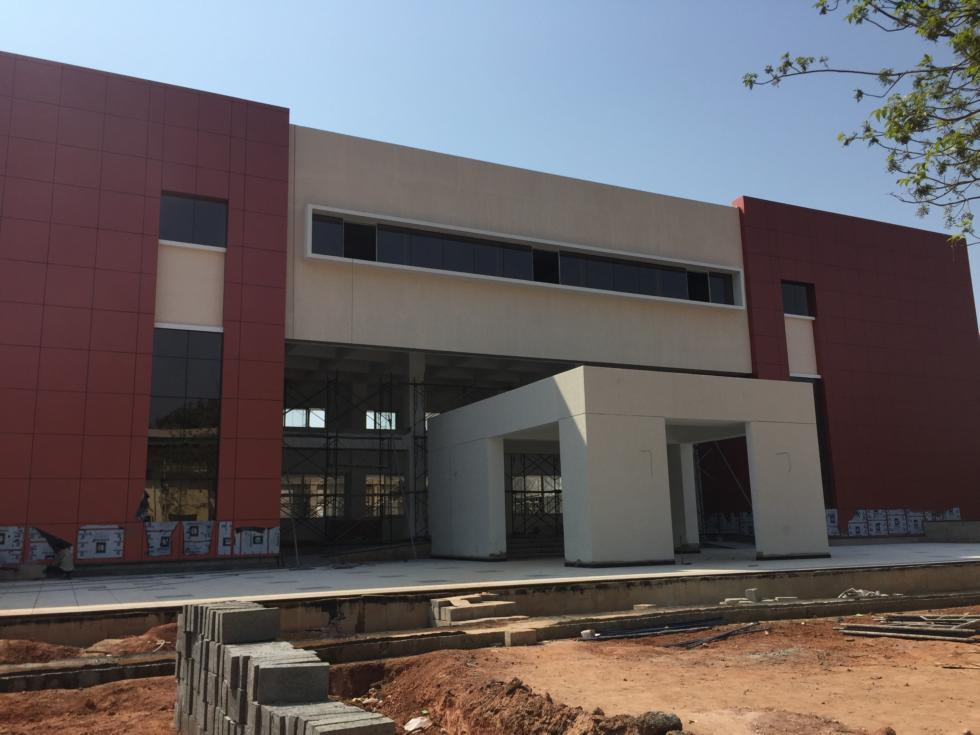
%> input picture img/New_Department/IMG_6286.jpg, 980 x 735 px
$ octave feature_one.m   (GNU Octave 9; MATLAB toolbox functions it lacks are replaced by stand-ins)
%> lines starting %> are read from the running program, lines starting %| are printed output that depends on the picture
%% To compare to images using matlab functions

I1 = rgb2gray(imread('/home/vidit/Features/img/New_Department/IMG_6286.jpg'));
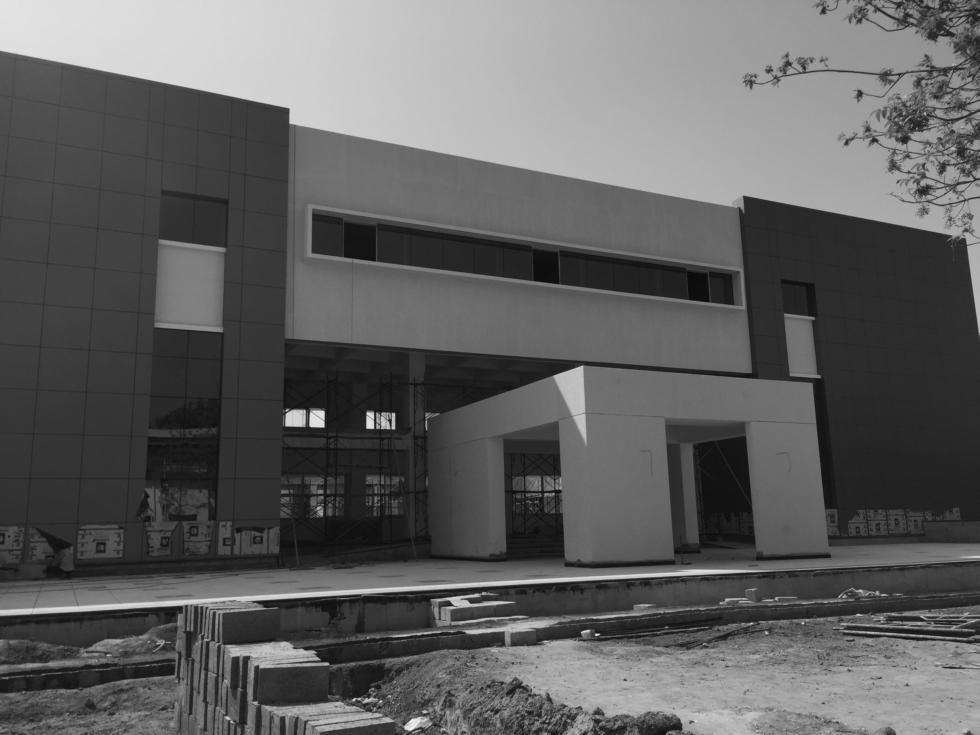
%> I1: size 735x980 uint8; min 1, max 251, mean 96
I2 = rgb2gray(imread('/home/vidit/Features/img/New_Department/IMG_6287.jpg'));
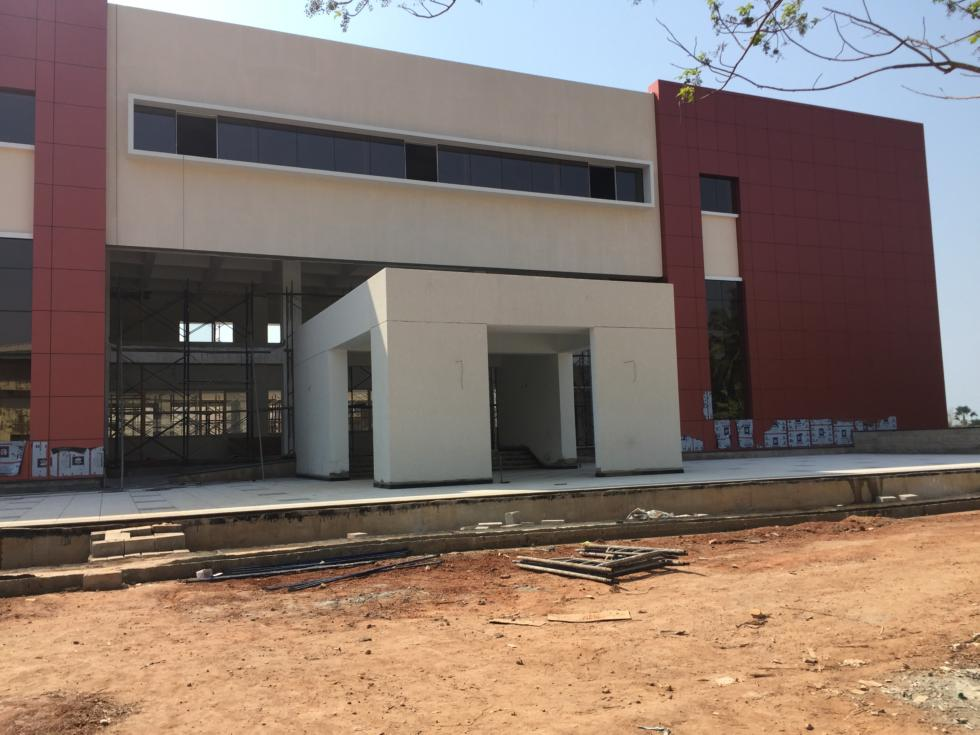
%> input picture img/New_Department/IMG_6287.jpg, 980 x 735 px
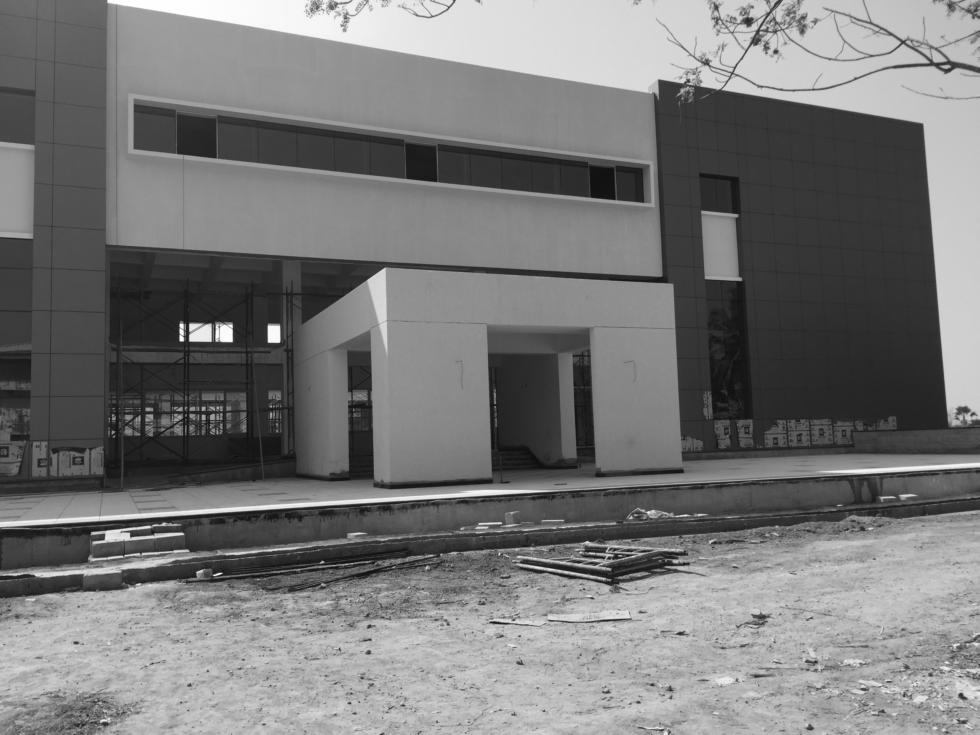
%> I2: size 735x980 uint8; min 1, max 255, mean 119.6

points1 = detectHarrisFeatures(I1);
%> points1 = 846 points; strongest (x, y): (597, 635), (374, 428), (368, 428), (324, 427), (394, 429)
points2 = detectHarrisFeatures(I2);
%> points2 = 880 points; strongest (x, y): (182, 341), (232, 342), (269, 342), (191, 341), (280, 342)

[features1,valid_points1] = extractFeatures(I1,points1);
%> valid_points1 = 382 points; strongest (x, y): (597, 635), (374, 428), (368, 428), (324, 427), (394, 429)
dataFeatures = length(features1);
%> dataFeatures = 1
[features2,valid_points2] = extractFeatures(I2,points2);
%> valid_points2 = 542 points; strongest (x, y): (182, 341), (232, 342), (269, 342), (191, 341), (280, 342)
testFeatures = length(valid_points2);
%> testFeatures = 542

indexPairs = matchFeatures(features1,features2);
%> indexPairs = [72 40; 84 144; 86 145; 207 390; 208 398; 210 400; 213 402; 238 449; 250 469]
%> (the run ends here)
